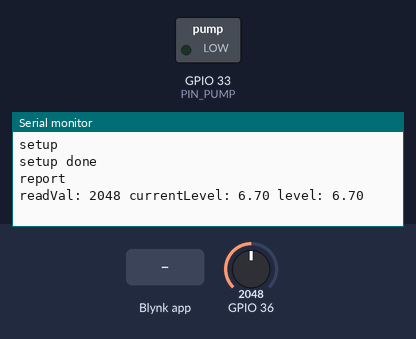
Simulated run of this program. Board: ESP32. Parts: switched loads named in the program (green lamp = pin HIGH), the last lines printed to the serial monitor. The inputs (shaded band) are chosen by the test bench; at power-on: GPIO 36 = 2048. WiFi joins after 1.5 s; servers stay silent unless stated; not simulated (calls return 0 or success): /home/user/auth.h; pins used as bus, display or sensor lines are not drawn.

Above: at 3.3 s.
3.4 s: GPIO 36 set to 0
At 8.2 s:
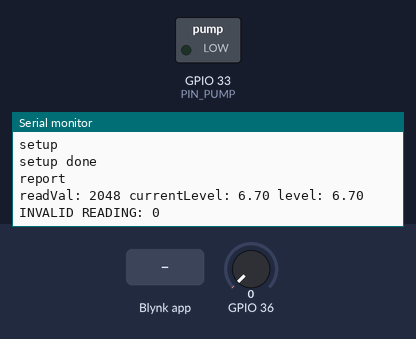
13.6 s: Blynk app writes 1 to V0
At 18.3 s:
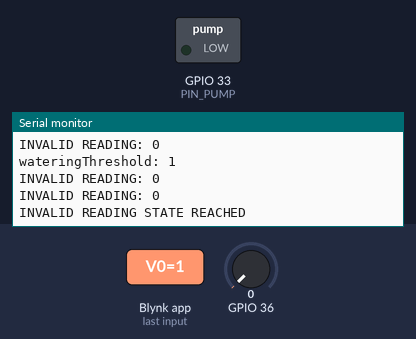
18.6 s: Blynk app writes 1 to V1
At 18.81 s:
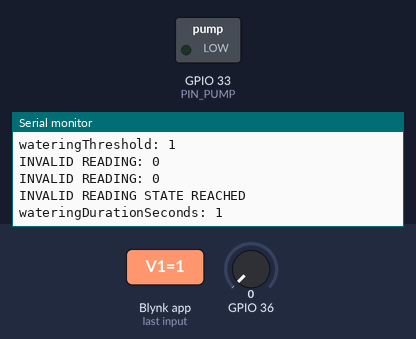
20.1 s: Blynk app writes 1 to V2
At 20.31 s:
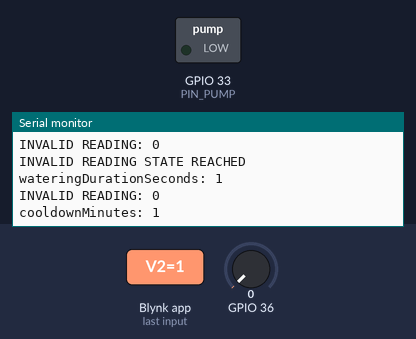

The program:

main.cpp
```cpp
#include </home/user/auth.h> // see auth.h.sample
#include <Arduino.h>
#include <WiFi.h>
#include <WiFiClient.h>
#include <BlynkSimpleEsp32.h>
#include <esp_int_wdt.h>
#include <esp_task_wdt.h>
#define BLYNK_PRINT Serial

#define VPIN_LEVEL 10
#define VPIN_WATERING 11
#define VPIN_ERROR 12
#define VPIN_SINGE_WATERING_MINUTES 13
#define VPIN_SINGE_WATERING_HOURS 14
#define VPIN_SINGE_WATERING_HOURS_MINUTES 15
#define VPIN_UPTIME 16

#define PIN_SENSOR_POWER 32
#define PIN_PUMP 33

BlynkTimer timer;

int wateringThreshold = 500;
int wateringDurationSeconds = 3;
int cooldownMinutes = 10;
boolean isEnabled = false;
boolean isInitialized = false;

unsigned long lastWatering = 0;

boolean isFirstReading = true;
float level = 0;
int smooth = 64;

boolean isInvalidReading = false;
int invalidReadingCount = 0;
boolean isWatering = false;

BLYNK_CONNECTED() { Blynk.syncAll(); }

void pump(boolean isEnable) {
  digitalWrite(PIN_PUMP, isEnable ? HIGH : LOW); // need to be disabled if no relay input
}

void report () {
  if (isWatering) {
    Serial.println("no report: isWatering");
    return;
  }

  digitalWrite(PIN_SENSOR_POWER, HIGH);
  delay(300);
  long readVal = analogRead(A0);

  Blynk.virtualWrite(VPIN_UPTIME, millis() / 1000);

  digitalWrite(PIN_SENSOR_POWER, LOW);
  if (readVal == 0 || readVal == 4095) {
    pump(false);
    Serial.print("INVALID READING: ");
    Serial.println(readVal);
    invalidReadingCount ++;
    if (!isInvalidReading && invalidReadingCount > 3) {
      Serial.println("INVALID READING STATE REACHED");
      isInvalidReading = true;
      Blynk.virtualWrite(VPIN_ERROR, 1023);
    }
    return;
  } else {
    esp_task_wdt_reset();
    Blynk.virtualWrite(VPIN_ERROR, 0);
    isInvalidReading = false;
    invalidReadingCount = 0;
  }

  Serial.println("report");
  float currentLevel = (exp( (4095.0 - (float) readVal)/ (410.0))) / 22.0;

  if (isFirstReading) {
    level = currentLevel;
  } else {
    level = ((smooth - 1) * level +  currentLevel) / smooth;
  }

  Serial.print("readVal: ");
  Serial.print(readVal);
  Serial.print(" currentLevel: ");
  Serial.print(currentLevel);
  Serial.print(" level: ");
  Serial.println(level);
  Blynk.virtualWrite(VPIN_LEVEL, (int) level);
}

void act() {
  if (isWatering) {
    Serial.println("no action: isWatering");
    return;
  }

  unsigned long now = millis();

  unsigned long sinceLastWateringMinutes = (now - lastWatering) / 60000;
  Serial.print("sinceLastWateringMinutes: ");
  Serial.println(sinceLastWateringMinutes);
  Blynk.virtualWrite(VPIN_SINGE_WATERING_MINUTES, sinceLastWateringMinutes);
  //to display hh:mm
  int h = sinceLastWateringMinutes / 60;
  int m = sinceLastWateringMinutes - h * 60;
  Blynk.virtualWrite(VPIN_SINGE_WATERING_HOURS, h);
  Blynk.virtualWrite(VPIN_SINGE_WATERING_HOURS_MINUTES, m);
  Blynk.virtualWrite(VPIN_WATERING, 0);

  if (sinceLastWateringMinutes < cooldownMinutes) {
    Serial.println("no action: cooldownMinutes");
    return;
  }

  if (!isInitialized) {
    Serial.println("no action: isInitialized = false");
    return;
  }

  if (!isEnabled) {
    Serial.println("no action: isEnabled = false");
    return;
  }

  if (isInvalidReading) {
    Serial.println("no action: invalid reading");
    return;
  }

  if (level > wateringThreshold) {
    Serial.println("no action: wateringThreshold");
    return;
  }

  Serial.println("WATERING START!");
  isWatering = true;
  Blynk.virtualWrite(VPIN_WATERING, 1023);
  lastWatering = millis();
  pump(true);
}

void control () {
    if (!isWatering) {
      return;
    }
    unsigned long now = millis();
    unsigned long sinceLastWateringSeconds = (now - lastWatering) / 1000;

    if (sinceLastWateringSeconds > wateringDurationSeconds) {
      Serial.println("WATERING END!");
      pump(false);
      isWatering = false;
    }
}

BLYNK_WRITE(V0) {
  wateringThreshold = min(1000, (max(0, param[0].asInt())));
  Serial.print("wateringThreshold: ");
  Serial.println(wateringThreshold);
  report();
}

BLYNK_WRITE(V1) {
  wateringDurationSeconds = min(30, (max(1, param[0].asInt())));
  Serial.print("wateringDurationSeconds: ");
  Serial.println(wateringThreshold);
  report();
}

BLYNK_WRITE(V2) {
  cooldownMinutes = min(60, (max(1, param[0].asInt())));
  Serial.print("cooldownMinutes: ");
  Serial.println(cooldownMinutes);
  report();
}

BLYNK_WRITE(V3) {
  isEnabled = param[0].asInt() == 1;
  Serial.print("isEnabled: ");
  Serial.println(isEnabled);
  report();
}

void setup() {
  pinMode(PIN_SENSOR_POWER, OUTPUT);
  digitalWrite(PIN_SENSOR_POWER, LOW);

  pinMode(PIN_PUMP, OUTPUT);
  pump(false);

  Serial.begin(9600);
  Serial.println("setup");

  esp_task_wdt_init(60, true);
  esp_task_wdt_add(NULL);

  Blynk.begin(BLYNK_TOKEN_WATERING, WIFI_SSID, WIFI_PASSWORD);
  timer.setInterval(5003, report);
  timer.setInterval(60000, act);
  timer.setInterval(1000, control);
  Serial.println("setup done");
  isInitialized = true;
  report();
}

void loop() {
   Blynk.run();
   if (Blynk.connected()) {
    timer.run();
   } else {
    Serial.println("CONNECTION LOST!");
    delay(1000);
    pump(false);
   }
}
```

Measured:
- after the input at 3.4 s, the serial monitor: prints a new line after 3.7 s (image 1)
- after the input at 13.6 s, the serial monitor: prints a new line at once (image 2)
- after the input at 18.6 s, the serial monitor: prints a new line at once (image 3)
- after the input at 20.1 s, the serial monitor: prints a new line at once (image 4)
